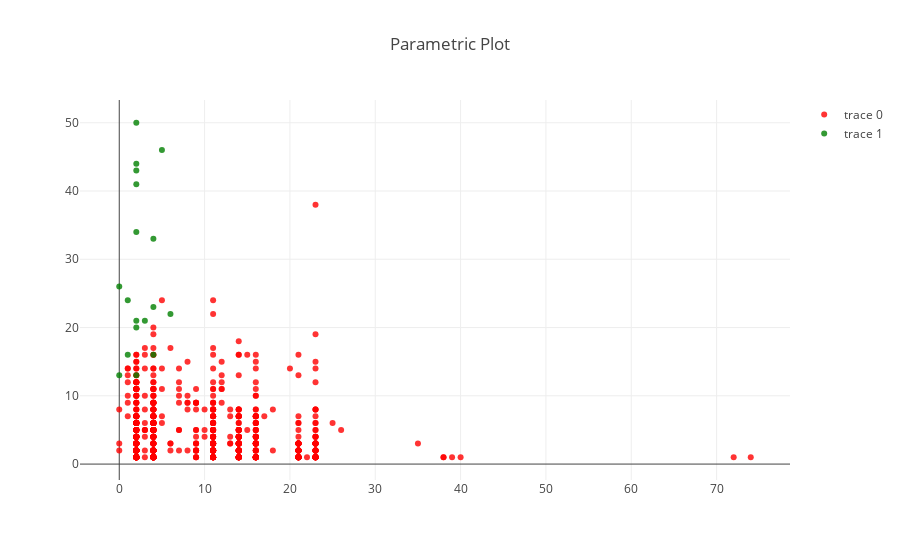

The code cell stored with this chart in its notebook:
### Code cell
# Logistic regression classifier
from sklearn import linear_model
classifier = linear_model.LogisticRegression(C=1e5)

train_classifier(classifier, dataset.tolist(), CLASSES)
classificate_and_display(classifier, dataset, 2)

### Figure 1 — Plotly figure (JSON) as saved in the notebook; plotly's stock layout.template omitted (floating-point values rounded to 4 significant figures; data arrays with more than 128 entries replaced by an {"elided": "..."} marker saying what was removed)
{"data": [{"marker": {"color": "red", "opacity": 0.8, "size": 6}, "mode": "markers", "type": "scatter", "x": {"elided": "730 int values"}, "y": {"elided": "730 int values"}}, {"marker": {"color": "green", "opacity": 0.8, "size": 6}, "mode": "markers", "type": "scatter", "x": [2, 0, 1, 2, 1, 5, 4, 2, 6, 2, 2, 0, 2, 3, 2, 2, 4, 4], "y": [50, 13, 16, 20, 24, 46, 23, 43, 22, 34, 44, 26, 41, 21, 21, 13, 16, 33]}], "layout": {"autosize": true, "scene": {"xaxis": {"backgroundcolor": "rgb(230, 230,230)", "gridcolor": "rgb(255, 255, 255)", "showbackground": true, "zerolinecolor": "rgb(255, 255, 255)"}, "yaxis": {"backgroundcolor": "rgb(230, 230,230)", "gridcolor": "rgb(255, 255, 255)", "showbackground": true, "zerolinecolor": "rgb(255, 255, 255)"}, "zaxis": {"backgroundcolor": "rgb(230, 230,230)", "gridcolor": "rgb(255, 255, 255)", "showbackground": true, "zerolinecolor": "rgb(255, 255, 255)"}}, "title": "Parametric Plot"}}
